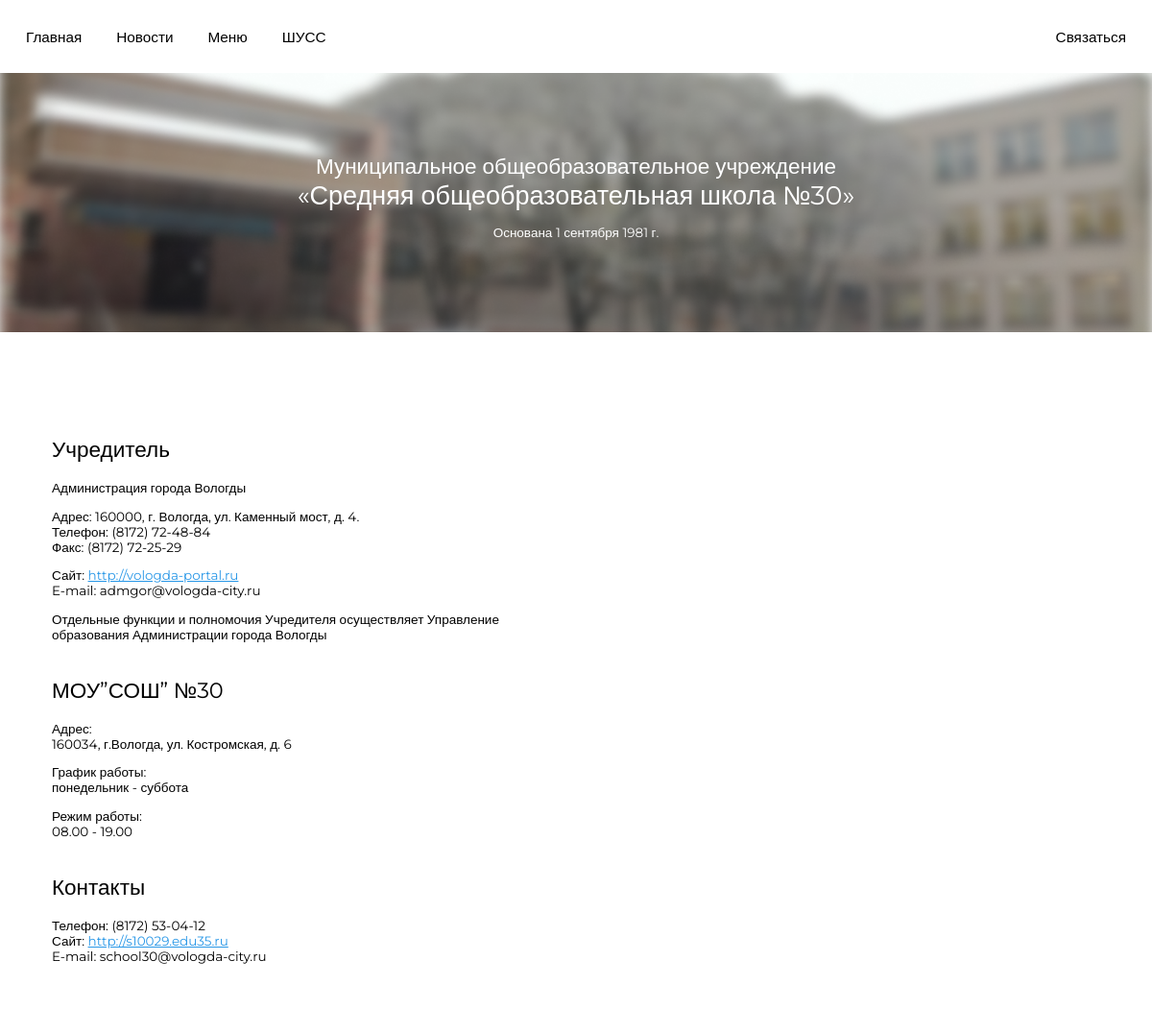
Page /about/school on the earlier database version.
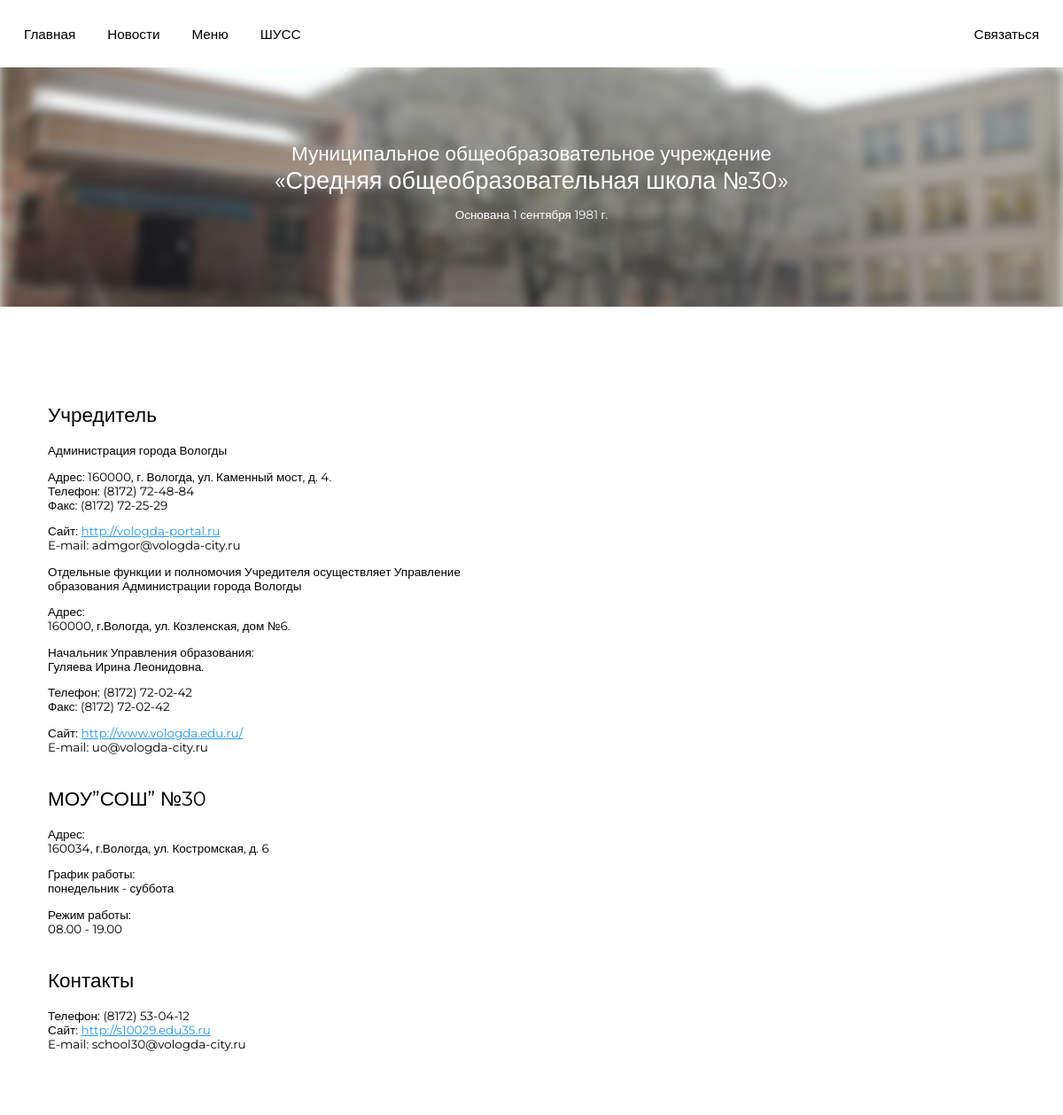
Same page on the later database version.
### main/models.py (models this page shows, shortened)
class AboutSchool(models.Model):
    id = models.PositiveIntegerField('Порядковый номер', primary_key=True, unique=True)
    title = models.CharField('Заголовок', max_length=50)
    content = models.TextField('Содержимое')
    class Meta:
        verbose_name = 'Описание школы'
        verbose_name_plural = 'Описание школы'

### main/views.py (the view)
# urls.py: path('about/school', views.about),
def about(request):
    aboutContent = AboutSchool.objects.order_by('id')
    return render(request, 'main/pages/about.html', {'about': aboutContent})

### main/templates/main/pages/about.html (shortened to what this page needs)
{% extends 'main/template/base.html' %}
{% block content %}
{% include 'main/components/about-school.html' %}
{% endblock content %}

### main/templates/main/components/about-school.html
<div class="about">
    <div class="about__header">
        <div class="about__title">
            <h3>Муниципальное общеобразовательное учреждение</h3>
        </div>
        <div class="about__subtitle">
            <h2>«Средняя общеобразовательная школа №30»</h2>
        </div>
        <div class="about__subtext">
            <p>Основана 1 сентября 1981 г.</p>
        </div>
    </div>
    <div class="about__list">
        {% if about %}
        {% for aboutContent in about %}
        <dib class="about__content">
            <div class="about__content-title">
                <h3>{{ aboutContent.title }}</h3>
            </div>
            <div class="about__content-text">{{ aboutContent.content | safe | linebreaks }}</div>
        </dib>
        {% endfor %}
        {% endif %}
    </div>
</div>

Differences in the rows shown:
changed AboutSchool "Учредитель": content "…образования Администрации города Вологды" → "…образования Администрации города Вологды Адрес: 160000, г.Вологда, ул. Козленская, дом №6. Начальник Управления образования: Гуляева Ирина Леонидовна. Телефон: (8172) 72-02-42 Факс: (8172) 72-02-42 Сайт: http://www.vologda.edu.ru/ E-mail: uo@vologda-city.ru"
